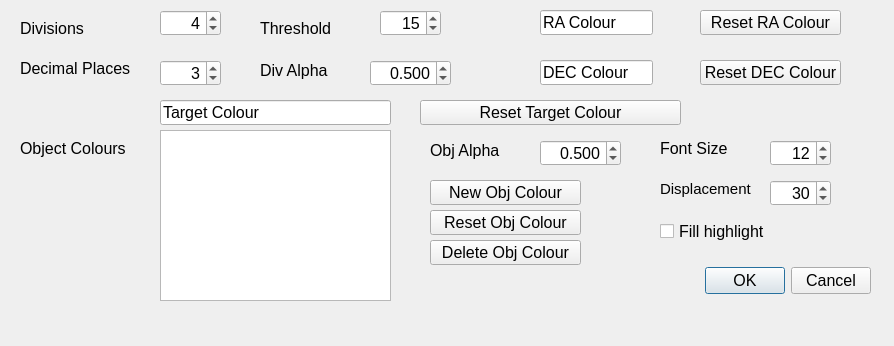
<?xml version="1.0" encoding="UTF-8"?>
<ui version="4.0">
 <class>radecdlg</class>
 <widget class="QDialog" name="radecdlg">
  <property name="geometry">
   <rect>
    <x>0</x>
    <y>0</y>
    <width>894</width>
    <height>346</height>
   </rect>
  </property>
  <property name="font">
   <font>
    <pointsize>12</pointsize>
   </font>
  </property>
  <property name="windowTitle">
   <string>Set RA and Dec divisions and colours, object colours</string>
  </property>
  <widget class="QDialogButtonBox" name="buttonBox">
   <property name="geometry">
    <rect>
     <x>650</x>
     <y>260</y>
     <width>221</width>
     <height>41</height>
    </rect>
   </property>
   <property name="orientation">
    <enum>Qt::Horizontal</enum>
   </property>
   <property name="standardButtons">
    <set>QDialogButtonBox::Cancel|QDialogButtonBox::Ok</set>
   </property>
  </widget>
  <widget class="QLabel" name="label">
   <property name="geometry">
    <rect>
     <x>20</x>
     <y>20</y>
     <width>81</width>
     <height>17</height>
    </rect>
   </property>
   <property name="text">
    <string>Divisions</string>
   </property>
  </widget>
  <widget class="QSpinBox" name="divisions">
   <property name="geometry">
    <rect>
     <x>160</x>
     <y>10</y>
     <width>61</width>
     <height>26</height>
    </rect>
   </property>
   <property name="toolTip">
    <string>This gives the number of grid divisions</string>
   </property>
   <property name="alignment">
    <set>Qt::AlignRight|Qt::AlignTrailing|Qt::AlignVCenter</set>
   </property>
   <property name="minimum">
    <number>1</number>
   </property>
   <property name="maximum">
    <number>20</number>
   </property>
   <property name="value">
    <number>4</number>
   </property>
  </widget>
  <widget class="QLabel" name="label_2">
   <property name="geometry">
    <rect>
     <x>20</x>
     <y>60</y>
     <width>121</width>
     <height>17</height>
    </rect>
   </property>
   <property name="text">
    <string>Decimal Places</string>
   </property>
  </widget>
  <widget class="QSpinBox" name="prec">
   <property name="geometry">
    <rect>
     <x>160</x>
     <y>60</y>
     <width>61</width>
     <height>26</height>
    </rect>
   </property>
   <property name="toolTip">
    <string>&lt;html&gt;&lt;head/&gt;&lt;body&gt;&lt;p&gt;This gives the number of decimal places in the grid&lt;/p&gt;&lt;/body&gt;&lt;/html&gt;</string>
   </property>
   <property name="alignment">
    <set>Qt::AlignRight|Qt::AlignTrailing|Qt::AlignVCenter</set>
   </property>
   <property name="minimum">
    <number>1</number>
   </property>
   <property name="maximum">
    <number>6</number>
   </property>
   <property name="value">
    <number>3</number>
   </property>
  </widget>
  <widget class="QLabel" name="label_3">
   <property name="geometry">
    <rect>
     <x>260</x>
     <y>20</y>
     <width>81</width>
     <height>17</height>
    </rect>
   </property>
   <property name="text">
    <string>Threshold</string>
   </property>
  </widget>
  <widget class="QSpinBox" name="threshold">
   <property name="geometry">
    <rect>
     <x>380</x>
     <y>10</y>
     <width>61</width>
     <height>26</height>
    </rect>
   </property>
   <property name="toolTip">
    <string>&lt;html&gt;&lt;head/&gt;&lt;body&gt;&lt;p&gt;This gives the number of pixels to leave between grid and axes&lt;/p&gt;&lt;/body&gt;&lt;/html&gt;</string>
   </property>
   <property name="alignment">
    <set>Qt::AlignRight|Qt::AlignTrailing|Qt::AlignVCenter</set>
   </property>
   <property name="minimum">
    <number>1</number>
   </property>
   <property name="maximum">
    <number>63</number>
   </property>
   <property name="value">
    <number>15</number>
   </property>
  </widget>
  <widget class="QLabel" name="label_4">
   <property name="geometry">
    <rect>
     <x>260</x>
     <y>60</y>
     <width>81</width>
     <height>20</height>
    </rect>
   </property>
   <property name="text">
    <string>Div Alpha</string>
   </property>
  </widget>
  <widget class="QDoubleSpinBox" name="divalpha">
   <property name="geometry">
    <rect>
     <x>370</x>
     <y>60</y>
     <width>81</width>
     <height>26</height>
    </rect>
   </property>
   <property name="toolTip">
    <string>Alpha for divisions</string>
   </property>
   <property name="alignment">
    <set>Qt::AlignRight|Qt::AlignTrailing|Qt::AlignVCenter</set>
   </property>
   <property name="decimals">
    <number>3</number>
   </property>
   <property name="maximum">
    <double>1.000000000000000</double>
   </property>
   <property name="singleStep">
    <double>0.001000000000000</double>
   </property>
   <property name="value">
    <double>0.500000000000000</double>
   </property>
  </widget>
  <widget class="QLineEdit" name="Racolour">
   <property name="geometry">
    <rect>
     <x>540</x>
     <y>10</y>
     <width>113</width>
     <height>25</height>
    </rect>
   </property>
   <property name="toolTip">
    <string>Colour for RA lines</string>
   </property>
   <property name="text">
    <string>RA Colour</string>
   </property>
   <property name="readOnly">
    <bool>true</bool>
   </property>
  </widget>
  <widget class="QLineEdit" name="DECcolour">
   <property name="geometry">
    <rect>
     <x>540</x>
     <y>60</y>
     <width>113</width>
     <height>25</height>
    </rect>
   </property>
   <property name="toolTip">
    <string>Colour for DEC lines</string>
   </property>
   <property name="text">
    <string>DEC Colour</string>
   </property>
   <property name="readOnly">
    <bool>true</bool>
   </property>
  </widget>
  <widget class="QLabel" name="label_5">
   <property name="geometry">
    <rect>
     <x>20</x>
     <y>140</y>
     <width>121</width>
     <height>17</height>
    </rect>
   </property>
   <property name="text">
    <string>Object Colours</string>
   </property>
  </widget>
  <widget class="QListWidget" name="objcolours">
   <property name="geometry">
    <rect>
     <x>160</x>
     <y>130</y>
     <width>231</width>
     <height>171</height>
    </rect>
   </property>
   <property name="toolTip">
    <string>This is the list of colours in order</string>
   </property>
   <property name="dragDropMode">
    <enum>QAbstractItemView::InternalMove</enum>
   </property>
   <property name="selectionBehavior">
    <enum>QAbstractItemView::SelectItems</enum>
   </property>
  </widget>
  <widget class="QLabel" name="label_6">
   <property name="geometry">
    <rect>
     <x>430</x>
     <y>140</y>
     <width>81</width>
     <height>20</height>
    </rect>
   </property>
   <property name="text">
    <string>Obj Alpha</string>
   </property>
  </widget>
  <widget class="QDoubleSpinBox" name="objalpha">
   <property name="geometry">
    <rect>
     <x>540</x>
     <y>140</y>
     <width>81</width>
     <height>26</height>
    </rect>
   </property>
   <property name="toolTip">
    <string>Alpha for objject highlighs</string>
   </property>
   <property name="alignment">
    <set>Qt::AlignRight|Qt::AlignTrailing|Qt::AlignVCenter</set>
   </property>
   <property name="decimals">
    <number>3</number>
   </property>
   <property name="maximum">
    <double>1.000000000000000</double>
   </property>
   <property name="singleStep">
    <double>0.001000000000000</double>
   </property>
   <property name="value">
    <double>0.500000000000000</double>
   </property>
  </widget>
  <widget class="QPushButton" name="resetracol">
   <property name="geometry">
    <rect>
     <x>700</x>
     <y>10</y>
     <width>141</width>
     <height>25</height>
    </rect>
   </property>
   <property name="toolTip">
    <string>Reset the Right Ascension lines colour</string>
   </property>
   <property name="text">
    <string>Reset RA Colour</string>
   </property>
  </widget>
  <widget class="QPushButton" name="resetdeccol">
   <property name="geometry">
    <rect>
     <x>700</x>
     <y>60</y>
     <width>141</width>
     <height>25</height>
    </rect>
   </property>
   <property name="toolTip">
    <string>Reset declination lines colour</string>
   </property>
   <property name="text">
    <string>Reset DEC Colour</string>
   </property>
  </widget>
  <widget class="QPushButton" name="resetobjcolour">
   <property name="geometry">
    <rect>
     <x>430</x>
     <y>210</y>
     <width>151</width>
     <height>25</height>
    </rect>
   </property>
   <property name="toolTip">
    <string>Reset the selected object colour</string>
   </property>
   <property name="text">
    <string>Reset Obj Colour</string>
   </property>
  </widget>
  <widget class="QPushButton" name="newobjcolour">
   <property name="geometry">
    <rect>
     <x>430</x>
     <y>180</y>
     <width>151</width>
     <height>25</height>
    </rect>
   </property>
   <property name="toolTip">
    <string>Create a new object colour</string>
   </property>
   <property name="text">
    <string>New Obj Colour</string>
   </property>
  </widget>
  <widget class="QPushButton" name="delobjcolour">
   <property name="geometry">
    <rect>
     <x>430</x>
     <y>240</y>
     <width>151</width>
     <height>25</height>
    </rect>
   </property>
   <property name="toolTip">
    <string>Create a new object colour</string>
   </property>
   <property name="text">
    <string>Delete Obj Colour</string>
   </property>
  </widget>
  <widget class="QLabel" name="label_7">
   <property name="geometry">
    <rect>
     <x>660</x>
     <y>140</y>
     <width>67</width>
     <height>17</height>
    </rect>
   </property>
   <property name="text">
    <string>Font Size</string>
   </property>
  </widget>
  <widget class="QSpinBox" name="objfontsz">
   <property name="geometry">
    <rect>
     <x>770</x>
     <y>140</y>
     <width>61</width>
     <height>26</height>
    </rect>
   </property>
   <property name="toolTip">
    <string>&lt;html&gt;&lt;head/&gt;&lt;body&gt;&lt;p&gt;Font size for labelling objects&lt;/p&gt;&lt;/body&gt;&lt;/html&gt;</string>
   </property>
   <property name="alignment">
    <set>Qt::AlignRight|Qt::AlignTrailing|Qt::AlignVCenter</set>
   </property>
   <property name="minimum">
    <number>5</number>
   </property>
   <property name="maximum">
    <number>30</number>
   </property>
   <property name="value">
    <number>12</number>
   </property>
  </widget>
  <widget class="QLabel" name="label_8">
   <property name="geometry">
    <rect>
     <x>660</x>
     <y>180</y>
     <width>101</width>
     <height>17</height>
    </rect>
   </property>
   <property name="font">
    <font>
     <pointsize>11</pointsize>
    </font>
   </property>
   <property name="text">
    <string>Displacement</string>
   </property>
  </widget>
  <widget class="QSpinBox" name="objdispl">
   <property name="geometry">
    <rect>
     <x>770</x>
     <y>180</y>
     <width>61</width>
     <height>26</height>
    </rect>
   </property>
   <property name="toolTip">
    <string>&lt;html&gt;&lt;head/&gt;&lt;body&gt;&lt;p&gt;Displacement from object of label&lt;/p&gt;&lt;/body&gt;&lt;/html&gt;</string>
   </property>
   <property name="alignment">
    <set>Qt::AlignRight|Qt::AlignTrailing|Qt::AlignVCenter</set>
   </property>
   <property name="minimum">
    <number>-50</number>
   </property>
   <property name="maximum">
    <number>50</number>
   </property>
   <property name="value">
    <number>30</number>
   </property>
  </widget>
  <widget class="QCheckBox" name="objfill">
   <property name="geometry">
    <rect>
     <x>660</x>
     <y>220</y>
     <width>131</width>
     <height>23</height>
    </rect>
   </property>
   <property name="toolTip">
    <string>Fill highlights on objects</string>
   </property>
   <property name="text">
    <string>Fill highlight</string>
   </property>
  </widget>
  <widget class="QLineEdit" name="targetcolour">
   <property name="geometry">
    <rect>
     <x>160</x>
     <y>100</y>
     <width>231</width>
     <height>25</height>
    </rect>
   </property>
   <property name="toolTip">
    <string>Colour for Target</string>
   </property>
   <property name="text">
    <string>Target Colour</string>
   </property>
   <property name="readOnly">
    <bool>true</bool>
   </property>
  </widget>
  <widget class="QPushButton" name="resettargetcolour">
   <property name="geometry">
    <rect>
     <x>420</x>
     <y>100</y>
     <width>261</width>
     <height>25</height>
    </rect>
   </property>
   <property name="toolTip">
    <string>Reset Target colour</string>
   </property>
   <property name="text">
    <string>Reset Target Colour</string>
   </property>
  </widget>
 </widget>
 <tabstops>
  <tabstop>divisions</tabstop>
  <tabstop>threshold</tabstop>
  <tabstop>Racolour</tabstop>
  <tabstop>resetracol</tabstop>
  <tabstop>prec</tabstop>
  <tabstop>divalpha</tabstop>
  <tabstop>DECcolour</tabstop>
  <tabstop>resetdeccol</tabstop>
  <tabstop>targetcolour</tabstop>
  <tabstop>resettargetcolour</tabstop>
  <tabstop>objcolours</tabstop>
  <tabstop>objalpha</tabstop>
  <tabstop>objfontsz</tabstop>
  <tabstop>newobjcolour</tabstop>
  <tabstop>resetobjcolour</tabstop>
  <tabstop>delobjcolour</tabstop>
  <tabstop>objdispl</tabstop>
  <tabstop>objfill</tabstop>
 </tabstops>
 <resources/>
 <connections>
  <connection>
   <sender>buttonBox</sender>
   <signal>accepted()</signal>
   <receiver>radecdlg</receiver>
   <slot>accept()</slot>
   <hints>
    <hint type="sourcelabel">
     <x>248</x>
     <y>254</y>
    </hint>
    <hint type="destinationlabel">
     <x>157</x>
     <y>274</y>
    </hint>
   </hints>
  </connection>
  <connection>
   <sender>buttonBox</sender>
   <signal>rejected()</signal>
   <receiver>radecdlg</receiver>
   <slot>reject()</slot>
   <hints>
    <hint type="sourcelabel">
     <x>316</x>
     <y>260</y>
    </hint>
    <hint type="destinationlabel">
     <x>286</x>
     <y>274</y>
    </hint>
   </hints>
  </connection>
 </connections>
</ui>
